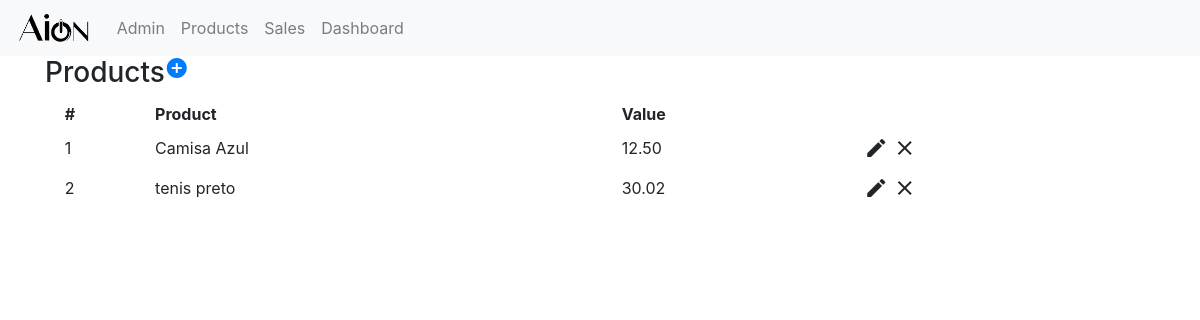
/sales_app/products/, run on an earlier commit of the app's database.
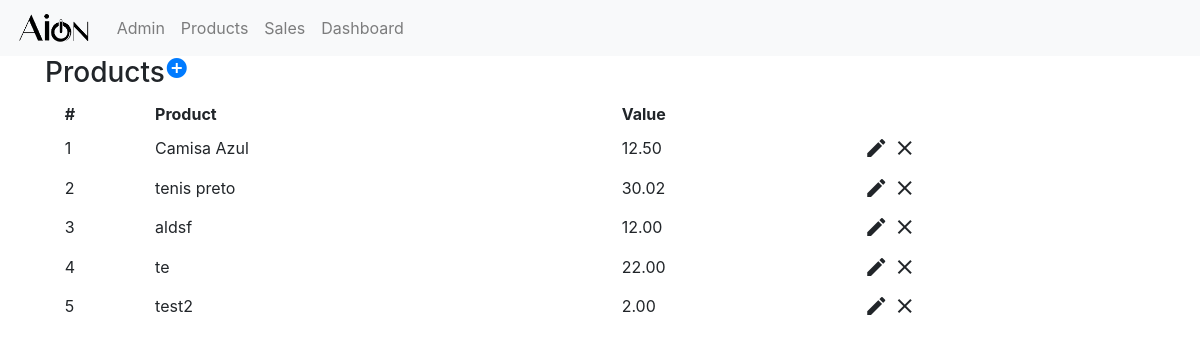
And on a later commit of the database.
### sales_app/models.py (models this page shows, shortened)
class Product(models.Model):
    name = models.CharField(max_length=256, unique=True)
    price = models.DecimalField(decimal_places=2, max_digits=32)

### sales_app/views.py (the view)
# urls.py: path('products/', views.ProductListView.as_view(), name='products'),
class ProductListView(ListView):
    context_object_name = 'products'
    model = models.Product

### sales_app/templates/sales_app/product_list.html
{% extends "sales_app/sales_app_base.html" %}
{% block body_block %}
<div class="container">
  <div class="row">
    <h3>Products</h3>
    <a href="{% url 'sales_app:products_create' %}"><span class="material-icons">add_circle</span></a>
  </div>
  <table class="table table-sm table-hover table-borderless">
    <thead>
      <tr>
        <th scope="col">#</th>
        <th scope="col">Product</th>
        <th scope="col">Value</th>
        <th scope="col"></th>
      </tr>
    </thead>
    <tbody>
      {% for product in products %}
      <tr>
        <td>{{product.pk}}</td>
        <td>{{product.name}}</td>
        <td>{{product.price}}</td>
        <td>
          <span class="material-icons">edit</span>
          <span class="material-icons">clear</span>
        </td>
      </tr>
      {% endfor %}
    </tbody>
  </table>
</div>
{% endblock %}

### sales_app/templates/sales_app/sales_app_base.html (shortened to what this page needs)
<!DOCTYPE html>
{% load static %}
<html lang="en" dir="ltr">
  <head>
    <link rel="stylesheet" href="https://cdn.jsdelivr.net/npm/bootstrap@4.6.0/dist/css/bootstrap.min.css">
  </head>
  <body>
    <nav class="navbar navbar-expand-md navbar-light bg-light">
      <div class="navbar-nav">
        <a class="navbar-brand" href="{% url 'sales_app:home' %}">
          <img src="{% static 'sales_app/aion_logo.png' %}" height="30" class="d-inline-block align-top">
        </a>
        <a class="nav-item nav-link" href="{% url 'admin:index' %}">Admin</a>
        <a class="nav-item nav-link" href="{% url 'sales_app:products' %}">Products</a>
        <a class="nav-item nav-link" href="#">Sales</a>
        <a class="nav-item nav-link" href="#">Dashboard</a>
      </div>
    </nav>
    <div class="container">
      {% block body_block %}
      {% endblock %}
    </div>
  </body>
</html>

What changed in the data, as far as the page shows it:
added Product: pk "3", name "aldsf", price "12.00"
added Product: pk "4", name "te", price "22.00"
added Product: pk "5", name "test2", price "2.00"
